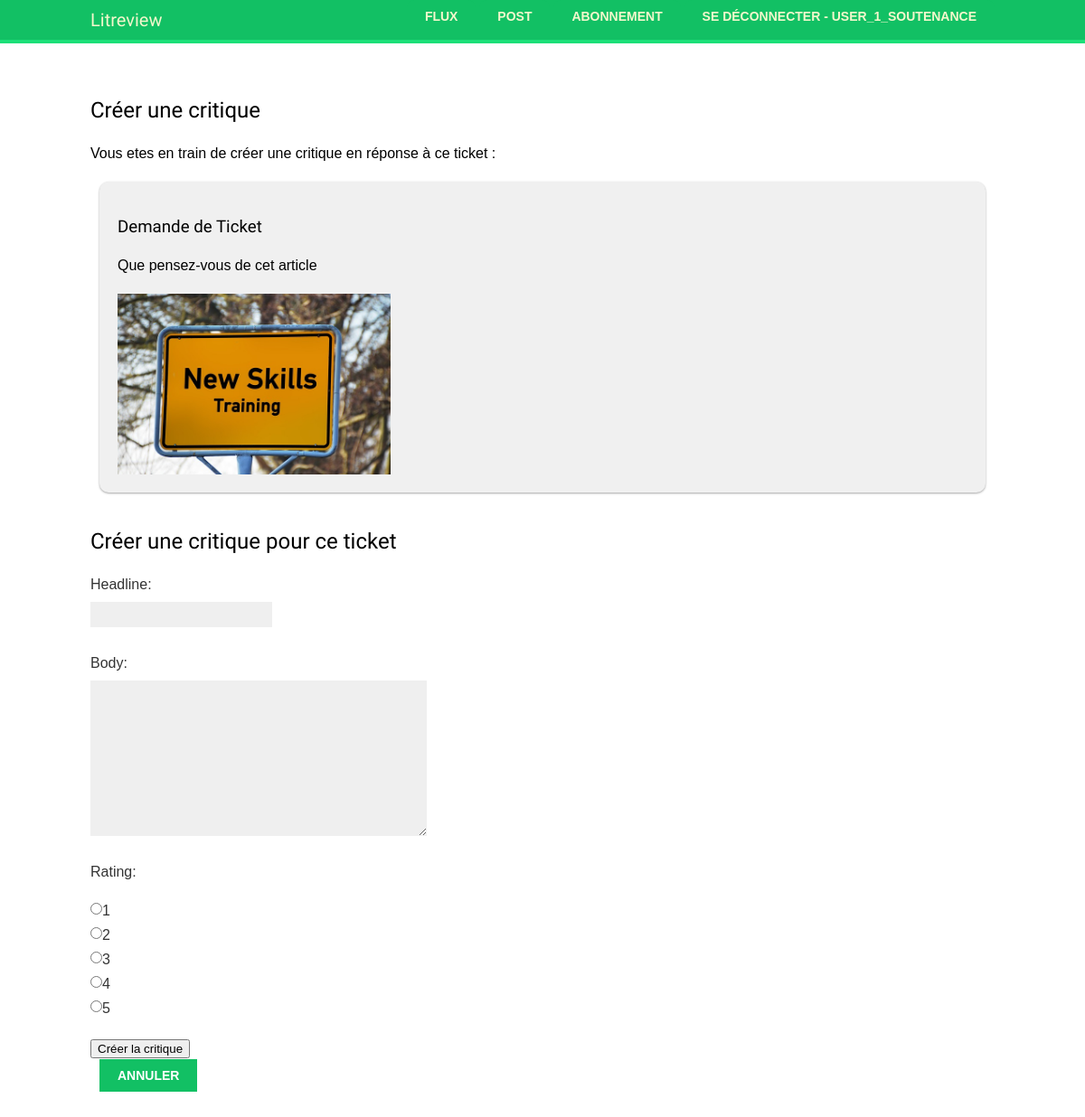
/litreview_app/create_review/44 (signed in), run on the app's committed database.
### litreview_app/models.py (models this page shows)
class Ticket(models.Model):
    title = models.CharField(max_length=128)
    description = models.TextField(max_length=2048, blank=True)
    user = models.ForeignKey(settings.AUTH_USER_MODEL, on_delete=models.CASCADE)
    time_created = models.DateTimeField(auto_now_add=True)
    image = models.ImageField(
        null=True, blank=True, upload_to="tickets/"
    )  # Ajout du repertoire pour stocker les images

### litreview_app/views/review.py (the view)
# urls.py: path("create_review/<int:ticket_id>", views.create_review, name="create_review"),
@login_required  # Création d'une critique en reponse a un ticket
def create_review(request, ticket_id):
    ticket = Ticket.objects.get(
        id=ticket_id
    )  # Recuperation du ticket id pour ajout de critique
    if request.method == "POST":
        review_form = ReviewForm(request.POST, request.FILES)
        if review_form.is_valid():
            new_review = review_form.save(commit=False)
            new_review.ticket = (
                ticket  # Assuming your Review model has a foreign key to Ticket model
            )
            new_review.user = request.user
            new_review.save()
            messages.success(request, "Review created successfully.")
            return redirect("dashboard")
    else:
        review_form = ReviewForm()
    context = {"review_form": review_form, "ticket": ticket}
    return render(request, "litreview_app/create_review.html", context)

### litreview_app/forms.py
class ReviewForm(
    forms.ModelForm
):  # Formulaire de creation de Critique pas en reponse a un ticket (en cours)
    RATING_CHOICES = [(i, i) for i in range(1, 6)]  # Affichage Radio Button
    rating = forms.ChoiceField(choices=RATING_CHOICES, widget=forms.RadioSelect)
    class Meta:
        model = Review
        fields = (
            "headline",
            "body",
            "rating",
        )

### litreview_app/templates/litreview_app/create_review.html (shortened to what this page needs)
{% extends "base.html" %}
{% load static %}
      {% block content %}
      <h2>Créer une critique </h2>
        <p>Vous etes en train de créer une critique en réponse à ce ticket :</P>
      <div class="ticket">
        <h3>{{ ticket.title }}</h3>
        <p>{{ ticket.description }}</p>
        {% if ticket.image %}
            <img src="{{ ticket.image.url }}" alt="{{ ticket.title }}" class="ticket-image">
        {% endif %}
    </div>
      <form method="post" enctype="multipart/form-data">
          <h2>Créer une critique pour ce ticket</h2>
        {{ review_form.as_p }}
          <button type="submit">Créer la critique</button>
    </form>
       <div class="menu-item px-5">
        <a href="{% url 'dashboard' %}" class="button">Annuler</a>
      </div>
      {% endblock %}

### litreview_app/templates/base.html (shortened to what this page needs)
{% load static %}
<!DOCTYPE html>
<html>
<head>
    <link href="{% static "litreview_app/styles.css" %}" rel="stylesheet">
</head>
  <body>
    <nav>
    <div id="header">
      <span class="logo">Litreview</span>
      <div id="navigation">
          <a href="{% url 'dashboard' %}" class="button">Flux</a>
          <a href="{% url 'posts' %}" class="button">Post</a>
          <a href="{% url 'follows' %}" class="button">Abonnement</a>
          <a href="{% url 'logout' %}" class="button">Se déconnecter - {{ request.user.username }}</a>
      </div>
    </div>
    </nav>
    <div id="content">
      {% block content %}
      {% endblock %}
    </div>
  </body>
  </html>

### litreview_app/static/litreview_app/styles.css (style rules this page uses)
body { margin:0; padding:0; font-family:helvetica, sans-serif; }
p { line-height: 1.8; }
a { color:#12c064; text-decoration:none; }
h1, h2, h3, h4, h5 , h6 { font-family: 'Muli', sans-serif; font-weight:normal; }
h2 { margin:30px 0 20px; }
#header { padding:10px 100px; font-size:14px; background:#12c064; color:#fff; border-bottom:4px solid #1cdf78; overflow:auto; width: 100%; }
#header .logo { font-family: 'Muli', sans-serif; float:left; color:#f3f7cc; font-size:20px; margin-right:10%; }
#header a { color:#f3f7cc; }
#content { padding:30px 100px; }
form { overflow:auto; }
form p { width:100%; overflow:auto; }
label { float:left; clear:both; color:#333; margin-bottom:4px; }
input, textarea { clear:both; float:left; margin:0 0 10px; background:#efefef; border:0; padding:6px 10px; font-size:14px; }
input[type=submit], a.button { font-weight:bold; background:#12c064; color:#fff; padding:10px 20px; font-size:14px; text-transform:uppercase; bottom: -10px; }
.ticket { background-color: #f0f0f0; border-radius: 10px; padding: 20px; box-shadow: 0 1px 3px rgba(0, 0, 0, 0.12), 0 1px 2px rgba(0, 0, 0, 0.24); margin: 10px; }
.ticket-image { max-width: 100%; max-height: 200px; display: block; margin-top: 10px; }
.menu-item { margin: 10px; }
nav { display: flex; }
#navigation { text-align: right; }
#navigation a { padding: 10 px; margin: 5 px; transition-duration: 0.3s; border-radius: 8px 8px 0px 0px; }

### data on the page
Ticket: title "Demande de Ticket", description "Que pensez-vous de cet article", image (picture)

### other printed values
{{ request.user.username }} "USER_1_SOUTENANCE"
